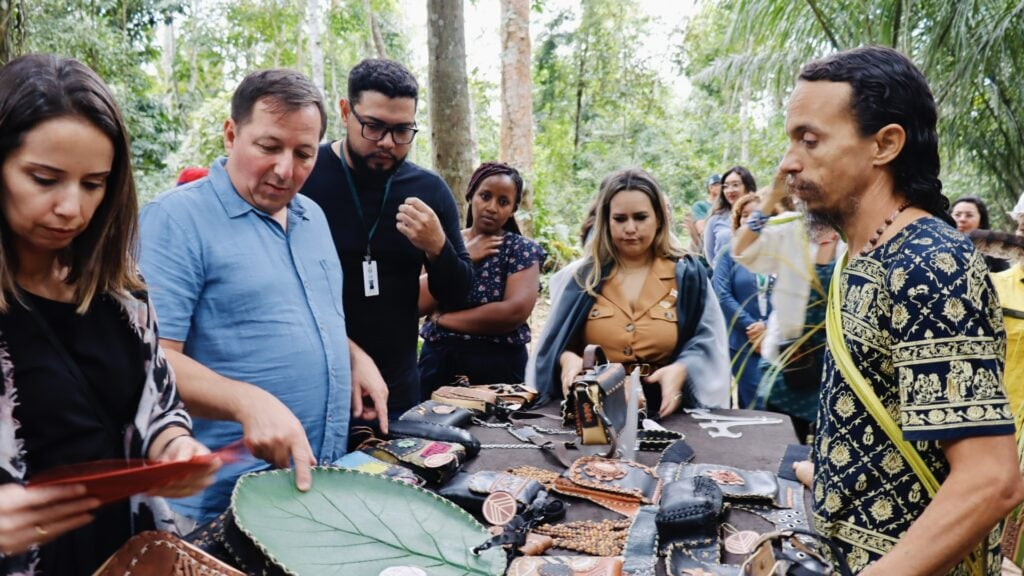
#> input picture assets/foto1.jpg, 1024 x 576 px
$ python folha.py ../../assets/foto1.jpg out.png
#> lines starting #> are read from the running program, lines starting #| are printed output that depends on the picture
import sys,glob
from PIL import Image,ImageDraw
fs=sorted(glob.glob(sys.argv[1]))
W,H=800,500; c=4; r=(len(fs)+c-1)//c
out=Image.new('RGB',(W*c,(H+30)*r),'#222')
#> out: PIL image 3200x530 RGB; every value is 34
d=ImageDraw.Draw(out)
for i,f in enumerate(fs):
    im=Image.open(f).convert('RGB'); im.thumbnail((W,H))
#> further down, im is the input picture: PIL image 1024x576 RGB; mean R, G, B 121, 118.9, 112.8
    x,y=(i%c)*W,(i//c)*(H+30)
    out.paste(im,(x,y+30)); d.text((x+8,y+8),f.split('/')[-1],fill='white')
#> after `out.paste(im, (x, y + 30))`:
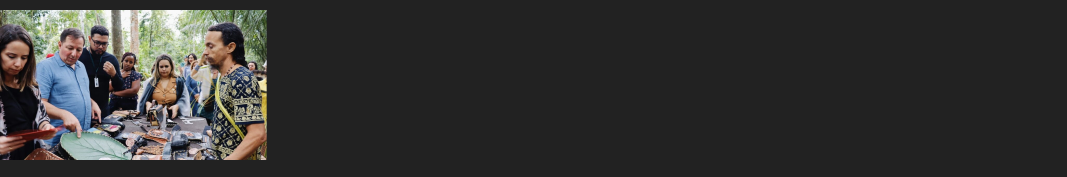
#> out: PIL image 3200x530 RGB (shown at 1/3 size); mean R, G, B 52.5, 52, 50.7
out.save(sys.argv[2])

$ run again, on assets/foto3.jpg
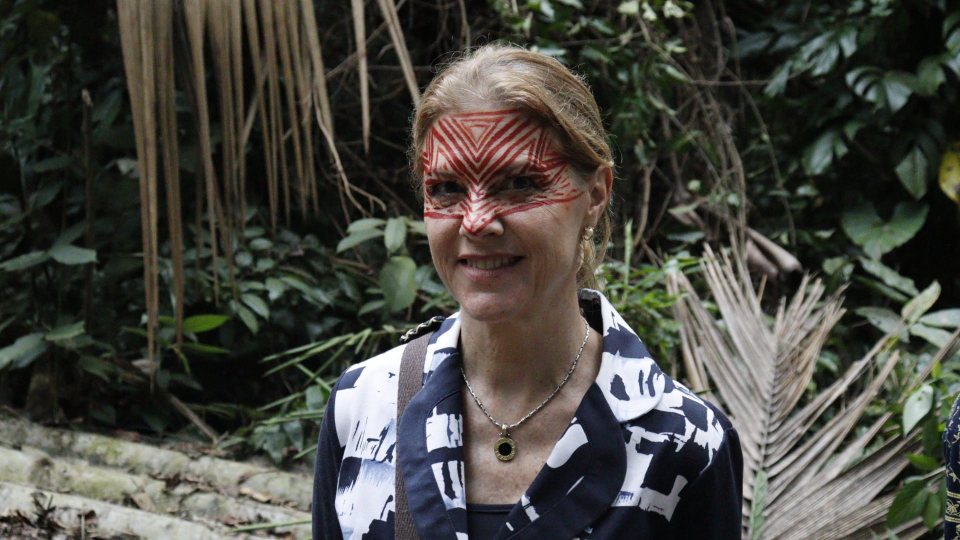
#> input picture assets/foto3.jpg, 1920 x 1080 px (shown at 1/2 size)
#> im is the input picture: PIL image 1920x1080 RGB; mean R, G, B 71.7, 71.4, 64.7
#> `im.thumbnail((W, H))`:
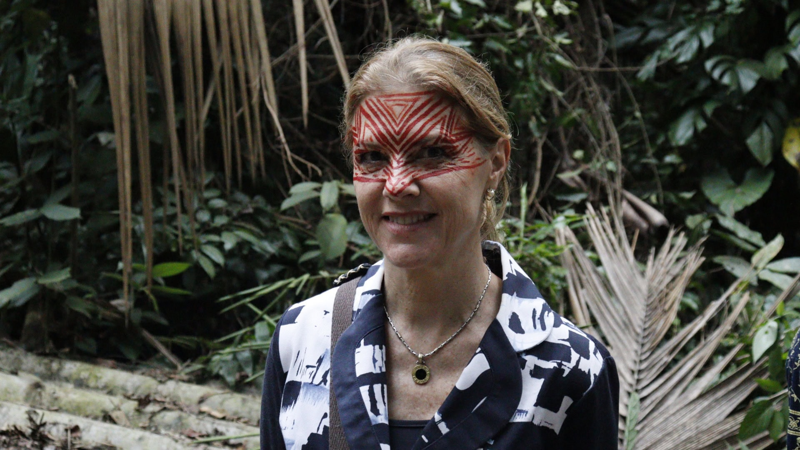
#> im: PIL image 800x450 RGB; mean R, G, B 71.7, 71.4, 64.7
#> `out.paste(im, (x, y + 30))`:
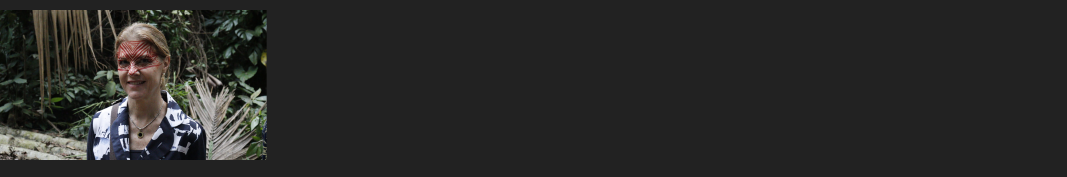
#> out: PIL image 3200x530 RGB (shown at 1/3 size); mean R, G, B 42, 41.9, 40.5
